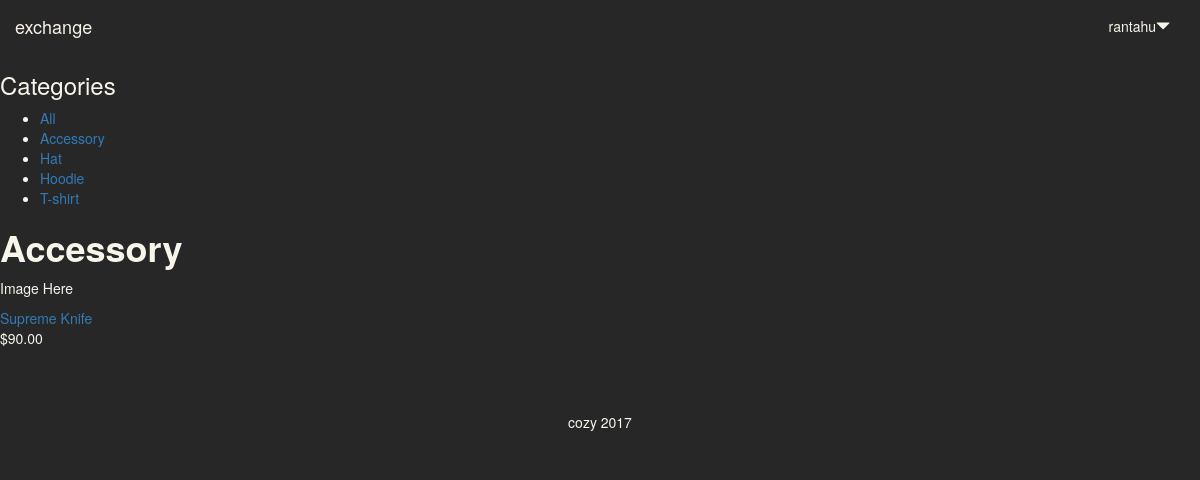
Screenshot of /accessory/ (signed in) with the database file from the repository.
### profiles/models.py (models this page shows, shortened)
class Profile(models.Model):
    name = models.CharField(max_length = 20)
    user = models.OneToOneField(settings.AUTH_USER_MODEL, null = True, blank = True)
    location = models.CharField(
        max_length = 40,
        default=''
    )
    bio = models.TextField(default='')
    rating = models.FloatField(
        default = 3.0,
        validators=[MaxValueValidator(5.0), MinValueValidator(0.0)]
    )

### shop/models.py (models this page shows, shortened)
class Category(models.Model):
    name = models.CharField(max_length=50, db_index=True)
    slug = models.SlugField(max_length=50, db_index=True, unique=True)
    class Meta:
        ordering = ('name',)
        verbose_name = 'category'
        verbose_name_plural = 'categories'
    def get_absolute_url(self):
        return reverse('shop:product_list_by_category', args=[self.slug])

class Product(models.Model):
    name = models.CharField(max_length=200, db_index=True)
    slug = models.SlugField(max_length=200, db_index=True)
    description = models.TextField(blank=True)
    material = models.TextField(blank=True)
    category = models.ForeignKey(Category, related_name='products')
    available = models.BooleanField(default=True)
    stock = models.PositiveIntegerField()
    seller = models.ForeignKey('profiles.Profile')
    conditionRating = models.FloatField(
            default=5.0,
            validators=[MaxValueValidator(10.0), MinValueValidator(1.0)]
            )
    conditionDescription = models.TextField(blank=True)
    location = models.CharField(max_length = 50)
    price = models.DecimalField(
            default=1.00,
            validators=[MinValueValidator(1.0)],
            decimal_places=2,
            max_digits=10,
        )
    available = models.BooleanField(default=True)
    created = models.DateTimeField(auto_now_add=True)
    updated = models.DateTimeField(auto_now=True)
    class Meta:
        ordering = ('-created',)
        index_together = (('id', 'slug'),)
    def get_absolute_url(self):
        return reverse('shop:product_detail', args=[self.id, self.slug])

### shop/views.py (the view)
# urls.py: url(r'^(?P<category_slug>[-\w]+)/$', views.product_list, name='product_list_by_category'),
def product_list(request, category_slug=None):
    category = None
    categories = Category.objects.all()
    products = Product.objects.filter(available=True)
    if category_slug:
        category = get_object_or_404(Category, slug=category_slug)
        products = products.filter(category=category)
    context = {
        'category': category,
        'categories': categories,
        'products': products,
    }
    return render(request, 'product/list.html', context)

### shop/templates/product/list.html
{% extends 'base.html' %}
{% load staticfiles %}
{% block content %}
<div id="sidebar">
  <h3>Categories</h3>
  <ul>
    <li {% if not category %} class="selected" {% endif %}>
      <a href="{% url 'product_list' %}">All</a>
    </li>
  {% for c in categories %}
    <li {% if category.slug == c.slug %}class="selected"{% endif %}>
      <a href="{{ c.get_absolute_url }}">{{ c.name }}</a>
    </li>
  {% endfor %}
  </ul>
</div>
<div id="main" class="product-list">
  <h1>{% if category %}{{ category.name }}{% else %}Products{% endif %}</h1>
  {% for product in products %}
    <div class="item">
      <a href="{{ product.get_absolute_url }}">
        <p>Image Here</p>
      </a>
      <a href="{{ product.get_absolute_url }}">
        {{ product.name}}
      </a><br>
      ${{ product.price }}
    </div>
  {% endfor %}
</div>
{% endblock %}

### shop/templates/navbar.html (shortened to what this page needs)
{% load staticfiles %}
<nav class="navbar navbar-default">
    <div class="container">
        <div class="navbar-header">
            <a class="navbar-brand" href="{% url 'home' %}">exchange</a>
        </div>
        <div id="navbar" class="navbar-collapse collapse">
          <ul class="nav navbar-nav navbar-right">
            {% if not request.user.is_authenticated %}
                <li><a href="{% url 'account_login' %}">login</a></li>
                <li><a href="{% url 'account_signup' %}">sign up</a></li>
            {% else %}
              <li class="dropdown">
                <a href="#" class="dropdown-toggle" data-toggle="dropdown" role="button" aria-haspopup="true" aria-expanded="false">{{ user.profile.name }}<span class="glyphicon glyphicon-triangle-bottom"></span></a>
              </li>
            {% endif %}
            </ul>
        </div>
    </div>
</nav>

### static/static/css/main.css (style rules this page uses)
html, body { width: 100%; height: 100%; }
body { background: #272727; color: #F8F5EB; }
h1 { color: #F8F5EB; font-weight: 700; }
p { color: #F8F5EB; }
.navbar-default { background-color: #272727; border-color: #272727; margin: 0; }
.navbar-default .navbar-nav>li>a { color: #F8F5EB; }
.navbar-default .navbar-brand { color: #F8F5E8; }
.container { padding-left: 0px; padding-right: 0px; max-width: 100%; }

### rows the page displays
Category: name "Accessory"
Category: name "Hat"
Category: name "Hoodie"
Category: name "T-shirt"
Product: name "Supreme Knife", price "90.00"

### other values shown
{{ user.profile.name }} "rantahu"
